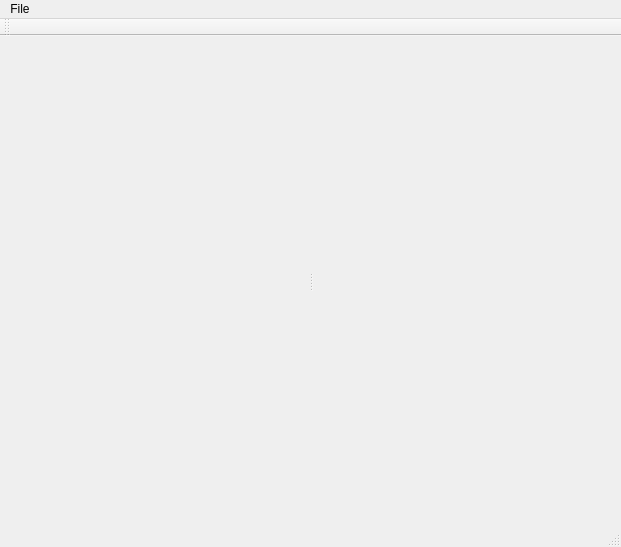
<?xml version="1.0" encoding="UTF-8"?>
<ui version="4.0">
 <class>testMainWin</class>
 <widget class="QMainWindow" name="testMainWin">
  <property name="geometry">
   <rect>
    <x>0</x>
    <y>0</y>
    <width>621</width>
    <height>547</height>
   </rect>
  </property>
  <property name="windowTitle">
   <string>MainWindow</string>
  </property>
  <widget class="QWidget" name="graphicsArea">
   <layout class="QVBoxLayout" name="graphicsAreaVLayout">
    <item>
     <widget class="CompositeViewerQOSG" name="osgGraphicsArea" native="true">
      <layout class="QVBoxLayout" name="osgGraphicsAreaVLayout">
       <item>
        <widget class="QSplitter" name="graphicsAreaVSplitter">
         <property name="orientation">
          <enum>Qt::Vertical</enum>
         </property>
         <widget class="QSplitter" name="graphicsAreaHSplitterTop">
          <property name="orientation">
           <enum>Qt::Horizontal</enum>
          </property>
          <widget class="QWidget" name="graphicsView1" native="true"/>
          <widget class="QWidget" name="graphicsView2" native="true"/>
         </widget>
        </widget>
       </item>
      </layout>
     </widget>
    </item>
   </layout>
  </widget>
  <widget class="QMenuBar" name="menubar">
   <property name="geometry">
    <rect>
     <x>0</x>
     <y>0</y>
     <width>621</width>
     <height>21</height>
    </rect>
   </property>
   <widget class="QMenu" name="menuMain">
    <property name="title">
     <string>File</string>
    </property>
    <addaction name="actionLoad_Primitive"/>
    <addaction name="actionLoad_Composite"/>
    <addaction name="separator"/>
    <addaction name="actionExit"/>
   </widget>
   <addaction name="menuMain"/>
  </widget>
  <widget class="QStatusBar" name="statusbar"/>
  <widget class="QToolBar" name="topToolbar">
   <property name="windowTitle">
    <string>toolBar_2</string>
   </property>
   <attribute name="toolBarArea">
    <enum>TopToolBarArea</enum>
   </attribute>
   <attribute name="toolBarBreak">
    <bool>false</bool>
   </attribute>
  </widget>
  <action name="actionExit">
   <property name="text">
    <string>Exit</string>
   </property>
  </action>
  <action name="actionLoad_Primitive">
   <property name="text">
    <string>Load Primitive</string>
   </property>
  </action>
  <action name="actionLoad_Composite">
   <property name="text">
    <string>Load Composite</string>
   </property>
  </action>
 </widget>
 <customwidgets>
  <customwidget>
   <class>CompositeViewerQOSG</class>
   <extends>QWidget</extends>
   <header>CompositeViewerQOSG.h</header>
   <container>1</container>
  </customwidget>
 </customwidgets>
 <tabstops>
  <tabstop>graphicsView1</tabstop>
  <tabstop>graphicsView2</tabstop>
 </tabstops>
 <resources/>
 <connections/>
</ui>
